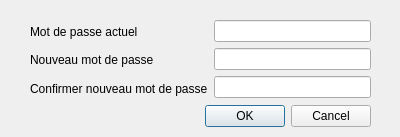
<?xml version="1.0" encoding="UTF-8"?>
<ui version="4.0">
 <class>frmModifMdp</class>
 <widget class="QDialog" name="frmModifMdp">
  <property name="geometry">
   <rect>
    <x>0</x>
    <y>0</y>
    <width>400</width>
    <height>137</height>
   </rect>
  </property>
  <property name="windowTitle">
   <string>Dialog</string>
  </property>
  <widget class="QDialogButtonBox" name="buttonBox">
   <property name="geometry">
    <rect>
     <x>30</x>
     <y>100</y>
     <width>341</width>
     <height>32</height>
    </rect>
   </property>
   <property name="orientation">
    <enum>Qt::Horizontal</enum>
   </property>
   <property name="standardButtons">
    <set>QDialogButtonBox::Cancel|QDialogButtonBox::Ok</set>
   </property>
  </widget>
  <widget class="QWidget" name="horizontalLayoutWidget">
   <property name="geometry">
    <rect>
     <x>30</x>
     <y>20</y>
     <width>341</width>
     <height>80</height>
    </rect>
   </property>
   <layout class="QHBoxLayout" name="horizontalLayout">
    <item>
     <layout class="QVBoxLayout" name="verticalLayout">
      <item>
       <widget class="QLabel" name="label">
        <property name="text">
         <string>Mot de passe actuel</string>
        </property>
       </widget>
      </item>
      <item>
       <widget class="QLabel" name="label_2">
        <property name="text">
         <string>Nouveau mot de passe</string>
        </property>
       </widget>
      </item>
      <item>
       <widget class="QLabel" name="label_3">
        <property name="text">
         <string>Confirmer nouveau mot de passe</string>
        </property>
       </widget>
      </item>
     </layout>
    </item>
    <item>
     <layout class="QVBoxLayout" name="verticalLayout_2">
      <item>
       <widget class="QLineEdit" name="txtAncien"/>
      </item>
      <item>
       <widget class="QLineEdit" name="txtNouveau"/>
      </item>
      <item>
       <widget class="QLineEdit" name="txtConfirmation"/>
      </item>
     </layout>
    </item>
   </layout>
  </widget>
 </widget>
 <resources/>
 <connections>
  <connection>
   <sender>buttonBox</sender>
   <signal>accepted()</signal>
   <receiver>frmModifMdp</receiver>
   <slot>accept()</slot>
   <hints>
    <hint type="sourcelabel">
     <x>248</x>
     <y>254</y>
    </hint>
    <hint type="destinationlabel">
     <x>157</x>
     <y>274</y>
    </hint>
   </hints>
  </connection>
  <connection>
   <sender>buttonBox</sender>
   <signal>rejected()</signal>
   <receiver>frmModifMdp</receiver>
   <slot>reject()</slot>
   <hints>
    <hint type="sourcelabel">
     <x>316</x>
     <y>260</y>
    </hint>
    <hint type="destinationlabel">
     <x>286</x>
     <y>274</y>
    </hint>
   </hints>
  </connection>
 </connections>
</ui>
